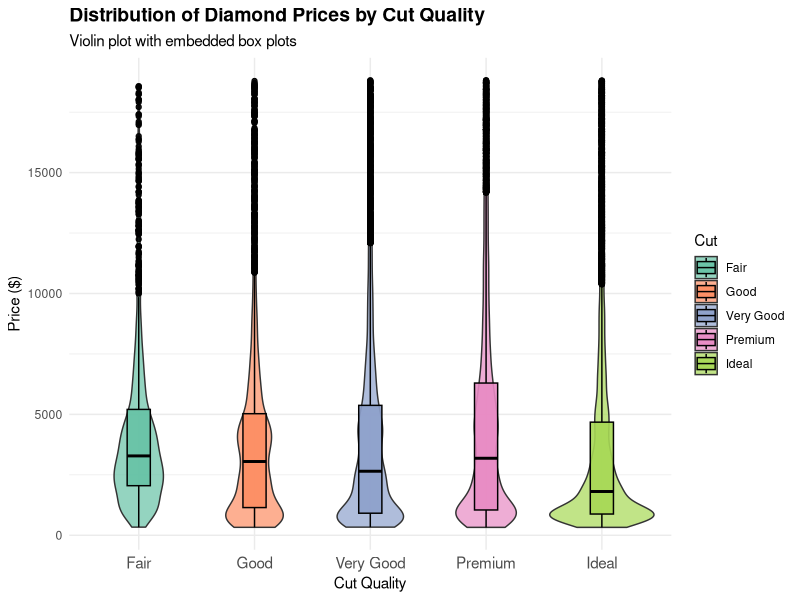

Generate this figure with R:
# Load tidyverse for ggplot2 and diamonds data
library(tidyverse)

# Create a beautiful violin plot of the diamonds dataset
plot <- diamonds |>
  ggplot(aes(x = cut, y = price, fill = cut)) +
  geom_violin(alpha = 0.7) +
  geom_boxplot(width = 0.2, alpha = 0.9, color = "black") +
  scale_fill_brewer(palette = "Set2") +
  labs(
    title = "Distribution of Diamond Prices by Cut Quality",
    subtitle = "Violin plot with embedded box plots",
    x = "Cut Quality",
    y = "Price ($)",
    fill = "Cut"
  ) +
  theme_minimal() +
  theme(
    plot.title = element_text(size = 14, face = "bold"),
    plot.subtitle = element_text(size = 11),
    axis.text.x = element_text(size = 11)
  )

# Save the plot
ggsave("diamonds-2.png", plot, width = 10, height = 6, dpi = 150)
